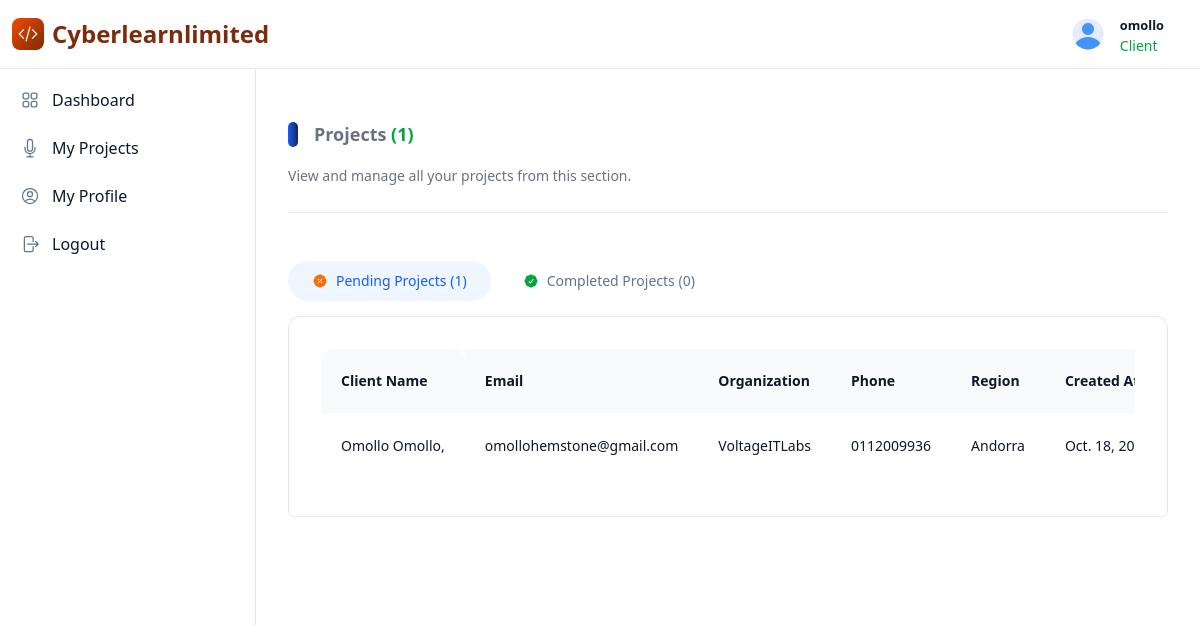
The app's page /client_bookings/ (signed in) with its own data.
### accounts/models.py (models this page shows, shortened)
class CustomUser(AbstractUser):
    is_interpreter = models.BooleanField(default=False)
    is_moderator = models.BooleanField(default=False)
    is_client = models.BooleanField(default=False)
    is_active = models.BooleanField(default=True)

### main/models.py (models this page shows, shortened)
class BookDemo(models.Model):
    STATUS_CHOICES = [
        ('pending', 'pending'),
        ('completed', 'completed'),
    ]
    user = models.ForeignKey(settings.AUTH_USER_MODEL, on_delete=models.SET_NULL, null=True, blank=True, related_name='demo_bookings', help_text="The user who submitted this demo request (if authenticated)")
    first_name = models.CharField(max_length=100, blank=False, null=False)
    last_name = models.CharField(max_length=100, blank=False, null=False)
    email = models.EmailField(blank=False, null=False)
    organization = models.CharField(max_length=200, blank=False, null=True)
    phone = models.CharField(max_length=15, blank=False, null=True)
    region = models.CharField(max_length=100, blank=False, null=True)
    message = models.TextField(blank=False, null=False)
    how_did_you_hear = models.CharField(max_length=200, blank=False, null=True)
    created_at = models.DateTimeField(auto_now_add=True)
    status = models.CharField(max_length=20, choices=STATUS_CHOICES, default='pending',help_text="Current status of the booking")
    assigned_interpreter = models.ForeignKey(settings.AUTH_USER_MODEL, on_delete=models.SET_NULL, null=True, blank=True, limit_choices_to={'is_interpreter': True, 'translatorprofile__is_approved': True}, related_name='assigned_bookings', help_text="The interpreter assigned to handle this booking")
    scheduled_date = models.DateTimeField(null=True, blank=True,help_text="When the demo/interpretation is scheduled")
    duration_minutes = models.PositiveIntegerField(null=True, blank=True, help_text="Expected duration of the session in minutes")
    assigned_at = models.DateTimeField(null=True, blank=True,help_text="When the interpreter was assigned")
    completed_at = models.DateTimeField(null=True, blank=True,help_text="When the booking was marked as completed")
    admin_notes = models.TextField(blank=True, null=True,help_text="Internal notes for administrators")
    required_language = models.CharField(max_length=100,  blank=True, null=True,help_text="Language required for interpretation")
    class Meta:
        ordering = ['-created_at']
        verbose_name = "Demo Booking"
        verbose_name_plural = "Demo Bookings"

### main/views.py (the view)
# urls.py: path('client_bookings/', views.client_bookings, name='client_bookings'),
@login_required(login_url='account_login')
def client_bookings(request):
    user_bookings = BookDemo.objects.filter(user=request.user).order_by('-created_at')
    total_bookings = user_bookings.count()
    pending_bookings = user_bookings.filter(status='pending').count()
    completed_bookings = user_bookings.filter(status='completed').count()
    recent_bookings = user_bookings[:5]
    context = {
        'bookings': user_bookings,
        'total_bookings': total_bookings,
        'pending_bookings': pending_bookings,
        'completed_bookings': completed_bookings,
        'recent_bookings': recent_bookings,
        'user': request.user,
    }
    return render(request, 'main/client_bookings.html', context)

### templates/main/client_bookings.html (shortened to what this page needs)
{% extends "main/loginbase.html" %}
{% load static %}
{% block content %}
    <section class="bg-white">
    <div class="w-full xl:max-w-7xl flex flex-col justify-center relative py-8">
    <div class="text-base text-gray-500 ">
        <div class="flex flex-col gap-4 mb-6">
            <div class="flex flex-row gap-4 items-center">
                <div class="bg-gradient-to-r from-blue-600 to-blue-950 w-[10px] h-[25px] rounded-lg"></div>
                <h1 class="font-bold text-lg">Projects <span class="text-green-600">({{ total_bookings }})</span></h1>
            </div>
            <p class="text-sm leading-6">
                View and manage all your projects from this section.
            </p>
        </div>
    </div>
    <div x-data="{ activeTab: 0 }" class="w-full border-t border-slate-200 py-12">
    <ul role="tablist" class="-mb-px flex flex-col sm:flex-row items-stretch gap-2 text-slate-500">
        <li class="w-full sm:w-auto">
            <button @click="activeTab = 0" :aria-selected="activeTab === 0" :class="{ 'bg-blue-50 text-blue-600': activeTab === 0 }" class="w-full flex gap-2 items-center justify-center sm:justify-start rounded-full px-6 h-10 py-2 text-sm font-medium bg-blue-50 text-blue-600 hover:cursor-pointer" role="tab" aria-selected="true">
                <span>Pending Projects ({{ pending_bookings }})</span>
            </button>
        </li>
        <li class="w-full sm:w-auto">
            <button @click="activeTab = 1" :aria-selected="activeTab === 1" :class="{ 'bg-blue-50 text-blue-600': activeTab === 1 }" class="w-full flex gap-2 items-center justify-center sm:justify-start rounded-full px-6 h-10 py-2 text-sm hover:cursor-pointer font-medium" role="tab" aria-selected="false">
                <span>Completed Projects ({{ completed_bookings }})</span>
            </button>
        </li>
    </ul>
    <div role="tabpanels" class="rounded-b-md border rounded-xl overflow-hidden border-gray-200 mt-4 bg-white">
        <section x-show="activeTab === 0" role="tabpanel" class="p-8">
            <ul role="list" class="divide-y divide-gray-100">
                <div class="flex flex-col">
                    <div class=" overflow-x-auto">
                        <div class="min-w-full inline-block ali
                        gn-middle">
                            {% if bookings and pending_bookings > 0 %}
                            <div class="overflow-hidden ">
                                <table class=" min-w-full rounded-xl">
                                    <thead>
                                        <tr class="bg-gray-50">
                                            <th scope="col" class="p-5 text-left text-sm leading-6 font-semibold text-gray-900 capitalize rounded-t-xl">Client Name</th>
                                            <th scope="col" class="p-5 text-left text-sm leading-6 font-semibold text-gray-900 capitalize"> Email </th>
                                            <th scope="col" class="p-5 text-left text-sm leading-6 font-semibold text-gray-900 capitalize"> Organization </th>
                                            <th scope="col" class="p-5 text-left text-sm leading-6 font-semibold text-gray-900 capitalize"> Phone </th>
                                            <th scope="col" class="p-5 text-left text-sm leading-6 font-semibold text-gray-900 capitalize"> Region </th>
                                            <th scope="col" class="p-5 text-left text-sm leading-6 font-semibold text-gray-900 capitalize"> Created at </th>
                                        </tr>
                                    </thead>
                                    <tbody class="divide-y divide-gray-300 ">
                                        {% for booking in bookings %}
                                            <tr class="bg-white transition-all duration-500 hover:bg-gray-50">
                                                <td class="p-5 whitespace-nowrap text-sm leading-6 font-medium text-gray-900 "> {{ booking.first_name }} {{ booking.first_name }}, </td>
                                                <td class="p-5 whitespace-nowrap text-sm leading-6 font-medium text-gray-900"> {{ booking.email }} </td>
                                                <td class="p-5 whitespace-nowrap text-sm leading-6 font-medium text-gray-900"> {{ booking.organization }} </td>
                                                <td class="p-5 whitespace-nowrap text-sm leading-6 font-medium text-gray-900"> {{ booking.phone }} </td>
                                                <td class="p-5 whitespace-nowrap text-sm leading-6 font-medium text-gray-900"> {{ booking.region }} </td>
                                                <td class="p-5 whitespace-nowrap text-sm leading-6 font-medium text-gray-900"> {{ booking.created_at }} </td>
                                            </tr>
                                        {% endfor %}
                                    </tbody>
                                </table>
                            </div>
                            {% endif %}
                        </div>
                    </div>
                </div>
            </ul>
        </section>
    </div>
    </div>
    </div>
    </section>
{% endblock content %}

### templates/main/loginbase.html (shortened to what this page needs)
<!DOCTYPE html>
<html lang="en">
    {% load static tailwind_tags %}
    {% load static %}
<head>
    {% tailwind_css %}
    <link href="https://cdn.jsdelivr.net/npm/remixicon@3.5.0/fonts/remixicon.css" rel="stylesheet">
</head>
{% if user.is_authenticated %}
    <body>
        <nav class="fixed top-0 z-50 w-full bg-white border-b border-slate-200">
            <div class="px-3 py-3 lg:px-5 lg:pl-3">
                <div class="flex items-center justify-between">
                <div class="flex items-center justify-start rtl:justify-end">
                    <a href="{% url 'home' %}" class="inline-flex gap-2 items-center">
                        <div class="w-8 h-8 bg-gradient-to-br from-orange-600 to-orange-900 rounded-lg flex items-center justify-center">
                            <svg xmlns="http://www.w3.org/2000/svg" fill="none" viewBox="0 0 24 24" stroke-width="1.5" stroke="currentColor" class="w-5 h-5 text-white">
                                <path stroke-linecap="round" stroke-linejoin="round" d="M17.25 6.75 22.5 12l-5.25 5.25m-10.5 0L1.5 12l5.25-5.25m7.5-3-4.5 16.5" />
                            </svg>
                        </div>
                        <span class="text-2xl font-bold text-orange-900">Cyberlearnlimited</span>
                    </a>
                </div>
                <div class="flex items-center">
                    <div class="flex items-center ms-3 relative">
                        <div>
                            <button type="button" id="user-menu-button" class="flex flex-row items-center hover:cursor-pointer text-sm rounded-full" aria-expanded="false">
                                <div>
                                    {% if request.user.translatorprofile.profile_image or request.user.clientprofile.profile_image or request.user.moderatorprofile.profile_image %}
                                        <img class="h-12 w-12 rounded-full object-cover border-2 border-slate-200"
                                                src="{% if user.translatorprofile.profile_image %}{{ user.translatorprofile.profile_image.url }}{% elif user.clientprofile.profile_image %}{{ user.clientprofile.profile_image.url }}{% else %}{{ user.moderatorprofile.profile_image.url }}{% endif %}"
                                                alt="Profile">
                                    {% else %}
                                        <img class="w-8 h-8 rounded-full" src="{% static 'images/default_user_profile.png' %}" alt="default user photo">
                                    {% endif %}
                                </div>
                                <div class="px-4 text-left" role="none">
                                    <p class="text-base text-slate-900 font-bold" role="none">
                                        <small>{{ request.user.username }}</small>
                                    </p>
                                    {% if request.user.is_interpreter %}
                                        <p class="text-sm font-medium text-green-600 truncate" role="none">
                                            Translator
                                        </p>
                                    {% elif request.user.is_client %}
                                        <p class="text-sm font-medium text-green-600 truncate" role="none">
                                            Client
                                        </p>
                                    {% elif request.user.is_moderator %}
                                        <p class="text-sm font-medium text-red-600 truncate" role="none">
                                            Administrator
                                        </p>
                                    {% else %}
                                        <p class="text-sm font-medium text-slate-600 truncate" role="none">
                                            User
                                        </p>
                                    {% endif %}
                                </div>
                            </button>
                        </div>
                    </div>
                    </div>
                </div>
            </div>
        </nav>
        <aside id="logo-sidebar" class="fixed top-0 left-0 z-40 w-64 h-screen pt-20 transition-transform -translate-x-full bg-white border-r border-slate-200 sm:translate-x-0" aria-label="Sidebar">
            <div class="h-full px-3 pb-4 overflow-y-auto bg-white">
                <ul class="space-y-2 font-medium">
                    {% if request.user.is_client %}
                        <li>
                            <a href="{% url 'dashboard' %}" class="flex items-center p-2 text-slate-900 rounded-lg hover:bg-slate-100 group">
                                <span class="ms-3">Dashboard</span>
                            </a>
                        </li>
                        <li>
                            <a href="{% url 'client_bookings' %}" class="flex items-center p-2 text-slate-900 rounded-lg hover:bg-slate-100 group">
                                <span class="flex-1 ms-3 whitespace-nowrap">My Projects</span>
                            </a>
                        </li>
                        <li>
                            <a href="{% url 'profile' %}" class="flex items-center p-2 text-slate-900 rounded-lg hover:bg-slate-100 group">
                                <span class="flex-1 ms-3 whitespace-nowrap">My Profile</span>
                            </a>
                        </li>
                        <li>
                            <a href="{% url 'account_logout' %}" class="flex items-center p-2 text-slate-900 rounded-lg hover:bg-slate-100 group">
                                <span class="flex-1 ms-3 whitespace-nowrap">Logout</span>
                            </a>
                        </li>
                    {% endif %}
                </ul>
            </div>
        </aside>
        <div class="p-4 sm:ml-64">
            <div class="p-4  mt-14">
                    {% block content %}{% endblock content %}
            </div>
        </div>
    </body>
{% endif %}
</html>

### records on screen
CustomUser: user.username "omollo"
BookDemo: first_name "Omollo", email "omollohemstone@gmail.com", organization "VoltageITLabs", phone "0112009936", region "Andorra", created_at "Oct. 18,…"

### other values on screen
{{ total_bookings }} "1"
{{ pending_bookings }} "1"
{{ completed_bookings }} "0"
